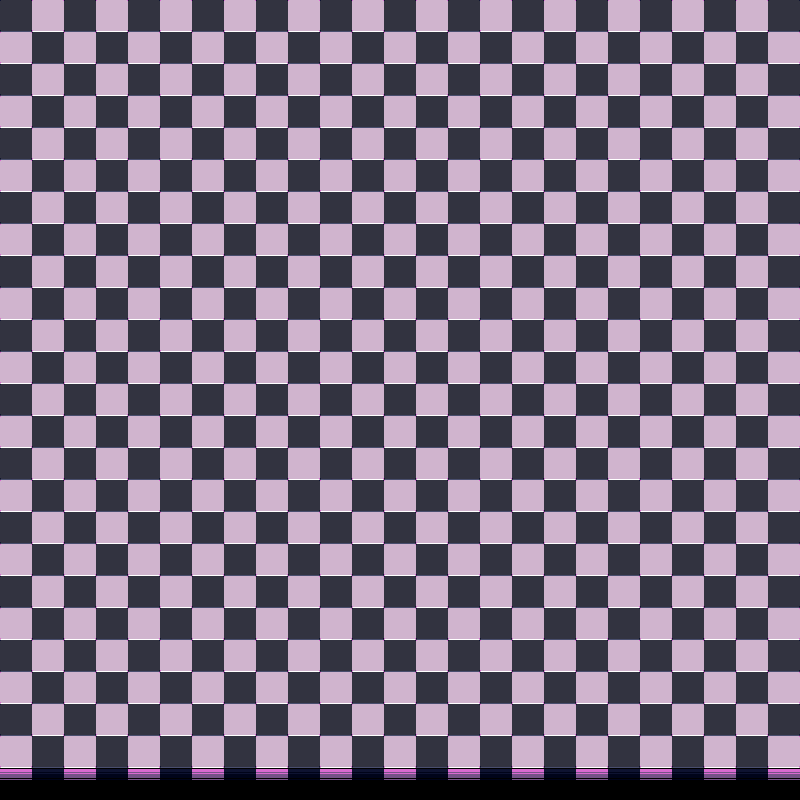

Rendered tile map (Tiled .tmx) drawn with the repository's tilesets; below, a short description and the full map source, tile grids included:
An orthogonal 50x50 tile map with 16x16 px tiles, 1 tile layer (Tile Layer 1).

<map version="1.5" tiledversion="1.7.0" orientation="orthogonal" renderorder="right-down" width="50" height="50" tilewidth="16" tileheight="16" infinite="0" nextlayerid="2" nextobjectid="1">
 <tileset firstgid="1" source="BB_Tileset.tsx" />
 <layer id="1" name="Tile Layer 1" width="50" height="50">
  <data encoding="csv">
5,6,3,4,5,6,3,4,5,6,3,4,5,6,3,4,5,6,3,4,5,6,3,4,5,6,3,4,5,6,3,4,5,6,3,4,5,6,3,4,5,6,3,4,5,6,3,4,5,6,
21,22,19,20,21,22,19,20,21,22,19,20,21,22,19,20,21,22,19,20,21,22,19,20,21,22,19,20,21,22,19,20,21,22,19,20,21,22,19,20,21,22,19,20,21,22,19,20,21,22,
3,4,5,6,3,4,5,6,3,4,5,6,3,4,5,6,3,4,5,6,3,4,5,6,3,4,5,6,3,4,5,6,3,4,5,6,3,4,5,6,3,4,5,6,3,4,5,6,3,4,
19,20,21,22,19,20,21,22,19,20,21,22,19,20,21,22,19,20,21,22,19,20,21,22,19,20,21,22,19,20,21,22,19,20,21,22,19,20,21,22,19,20,21,22,19,20,21,22,19,20,
5,6,3,4,5,6,3,4,5,6,3,4,5,6,3,4,5,6,3,4,5,6,3,4,5,6,3,4,5,6,3,4,5,6,3,4,5,6,3,4,5,6,3,4,5,6,3,4,5,6,
21,22,19,20,21,22,19,20,21,22,19,20,21,22,19,20,21,22,19,20,21,22,19,20,21,22,19,20,21,22,19,20,21,22,19,20,21,22,19,20,21,22,19,20,21,22,19,20,21,22,
3,4,5,6,3,4,5,6,3,4,5,6,3,4,5,6,3,4,5,6,3,4,5,6,3,4,5,6,3,4,5,6,3,4,5,6,3,4,5,6,3,4,5,6,3,4,5,6,3,4,
19,20,21,22,19,20,21,22,19,20,21,22,19,20,21,22,19,20,21,22,19,20,21,22,19,20,21,22,19,20,21,22,19,20,21,22,19,20,21,22,19,20,21,22,19,20,21,22,19,20,
5,6,3,4,5,6,3,4,5,6,3,4,5,6,3,4,5,6,3,4,5,6,3,4,5,6,3,4,5,6,3,4,5,6,3,4,5,6,3,4,5,6,3,4,5,6,3,4,5,6,
21,22,19,20,21,22,19,20,21,22,19,20,21,22,19,20,21,22,19,20,21,22,19,20,21,22,19,20,21,22,19,20,21,22,19,20,21,22,19,20,21,22,19,20,21,22,19,20,21,22,
3,4,5,6,3,4,5,6,3,4,5,6,3,4,5,6,3,4,5,6,3,4,5,6,3,4,5,6,3,4,5,6,3,4,5,6,3,4,5,6,3,4,5,6,3,4,5,6,3,4,
19,20,21,22,19,20,21,22,19,20,21,22,19,20,21,22,19,20,21,22,19,20,21,22,19,20,21,22,19,20,21,22,19,20,21,22,19,20,21,22,19,20,21,22,19,20,21,22,19,20,
5,6,3,4,5,6,3,4,5,6,3,4,5,6,3,4,5,6,3,4,5,6,3,4,5,6,3,4,5,6,3,4,5,6,3,4,5,6,3,4,5,6,3,4,5,6,3,4,5,6,
21,22,19,20,21,22,19,20,21,22,19,20,21,22,19,20,21,22,19,20,21,22,19,20,21,22,19,20,21,22,19,20,21,22,19,20,21,22,19,20,21,22,19,20,21,22,19,20,21,22,
3,4,5,6,3,4,5,6,3,4,5,6,3,4,5,6,3,4,5,6,3,4,5,6,3,4,5,6,3,4,5,6,3,4,5,6,3,4,5,6,3,4,5,6,3,4,5,6,3,4,
19,20,21,22,19,20,21,22,19,20,21,22,19,20,21,22,19,20,21,22,19,20,21,22,19,20,21,22,19,20,21,22,19,20,21,22,19,20,21,22,19,20,21,22,19,20,21,22,19,20,
5,6,3,4,5,6,3,4,5,6,3,4,5,6,3,4,5,6,3,4,5,6,3,4,5,6,3,4,5,6,3,4,5,6,3,4,5,6,3,4,5,6,3,4,5,6,3,4,5,6,
21,22,19,20,21,22,19,20,21,22,19,20,21,22,19,20,21,22,19,20,21,22,19,20,21,22,19,20,21,22,19,20,21,22,19,20,21,22,19,20,21,22,19,20,21,22,19,20,21,22,
3,4,5,6,3,4,5,6,3,4,5,6,3,4,5,6,3,4,5,6,3,4,5,6,3,4,5,6,3,4,5,6,3,4,5,6,3,4,5,6,3,4,5,6,3,4,5,6,3,4,
19,20,21,22,19,20,21,22,19,20,21,22,19,20,21,22,19,20,21,22,19,20,21,22,19,20,21,22,19,20,21,22,19,20,21,22,19,20,21,22,19,20,21,22,19,20,21,22,19,20,
5,6,3,4,5,6,3,4,5,6,3,4,5,6,3,4,5,6,3,4,5,6,3,4,5,6,3,4,5,6,3,4,5,6,3,4,5,6,3,4,5,6,3,4,5,6,3,4,5,6,
21,22,19,20,21,22,19,20,21,22,19,20,21,22,19,20,21,22,19,20,21,22,19,20,21,22,19,20,21,22,19,20,21,22,19,20,21,22,19,20,21,22,19,20,21,22,19,20,21,22,
3,4,5,6,3,4,5,6,3,4,5,6,3,4,5,6,3,4,5,6,3,4,5,6,3,4,5,6,3,4,5,6,3,4,5,6,3,4,5,6,3,4,5,6,3,4,5,6,3,4,
19,20,21,22,19,20,21,22,19,20,21,22,19,20,21,22,19,20,21,22,19,20,21,22,19,20,21,22,19,20,21,22,19,20,21,22,19,20,21,22,19,20,21,22,19,20,21,22,19,20,
5,6,3,4,5,6,3,4,5,6,3,4,5,6,3,4,5,6,3,4,5,6,3,4,5,6,3,4,5,6,3,4,5,6,3,4,5,6,3,4,5,6,3,4,5,6,3,4,5,6,
21,22,19,20,21,22,19,20,21,22,19,20,21,22,19,20,21,22,19,20,21,22,19,20,21,22,19,20,21,22,19,20,21,22,19,20,21,22,19,20,21,22,19,20,21,22,19,20,21,22,
3,4,5,6,3,4,5,6,3,4,5,6,3,4,5,6,3,4,5,6,3,4,5,6,3,4,5,6,3,4,5,6,3,4,5,6,3,4,5,6,3,4,5,6,3,4,5,6,3,4,
19,20,21,22,19,20,21,22,19,20,21,22,19,20,21,22,19,20,21,22,19,20,21,22,19,20,21,22,19,20,21,22,19,20,21,22,19,20,21,22,19,20,21,22,19,20,21,22,19,20,
5,6,3,4,5,6,3,4,5,6,3,4,5,6,3,4,5,6,3,4,5,6,3,4,5,6,3,4,5,6,3,4,5,6,3,4,5,6,3,4,5,6,3,4,5,6,3,4,5,6,
21,22,19,20,21,22,19,20,21,22,19,20,21,22,19,20,21,22,19,20,21,22,19,20,21,22,19,20,21,22,19,20,21,22,19,20,21,22,19,20,21,22,19,20,21,22,19,20,21,22,
3,4,5,6,3,4,5,6,3,4,5,6,3,4,5,6,3,4,5,6,3,4,5,6,3,4,5,6,3,4,5,6,3,4,5,6,3,4,5,6,3,4,5,6,3,4,5,6,3,4,
19,20,21,22,19,20,21,22,19,20,21,22,19,20,21,22,19,20,21,22,19,20,21,22,19,20,21,22,19,20,21,22,19,20,21,22,19,20,21,22,19,20,21,22,19,20,21,22,19,20,
5,6,3,4,5,6,3,4,5,6,3,4,5,6,3,4,5,6,3,4,5,6,3,4,5,6,3,4,5,6,3,4,5,6,3,4,5,6,3,4,5,6,3,4,5,6,3,4,5,6,
21,22,19,20,21,22,19,20,21,22,19,20,21,22,19,20,21,22,19,20,21,22,19,20,21,22,19,20,21,22,19,20,21,22,19,20,21,22,19,20,21,22,19,20,21,22,19,20,21,22,
3,4,5,6,3,4,5,6,3,4,5,6,3,4,5,6,3,4,5,6,3,4,5,6,3,4,5,6,3,4,5,6,3,4,5,6,3,4,5,6,3,4,5,6,3,4,5,6,3,4,
19,20,21,22,19,20,21,22,19,20,21,22,19,20,21,22,19,20,21,22,19,20,21,22,19,20,21,22,19,20,21,22,19,20,21,22,19,20,21,22,19,20,21,22,19,20,21,22,19,20,
5,6,3,4,5,6,3,4,5,6,3,4,5,6,3,4,5,6,3,4,5,6,3,4,5,6,3,4,5,6,3,4,5,6,3,4,5,6,3,4,5,6,3,4,5,6,3,4,5,6,
21,22,19,20,21,22,19,20,21,22,19,20,21,22,19,20,21,22,19,20,21,22,19,20,21,22,19,20,21,22,19,20,21,22,19,20,21,22,19,20,21,22,19,20,21,22,19,20,21,22,
3,4,5,6,3,4,5,6,3,4,5,6,3,4,5,6,3,4,5,6,3,4,5,6,3,4,5,6,3,4,5,6,3,4,5,6,3,4,5,6,3,4,5,6,3,4,5,6,3,4,
19,20,21,22,19,20,21,22,19,20,21,22,19,20,21,22,19,20,21,22,19,20,21,22,19,20,21,22,19,20,21,22,19,20,21,22,19,20,21,22,19,20,21,22,19,20,21,22,19,20,
5,6,3,4,5,6,3,4,5,6,3,4,5,6,3,4,5,6,3,4,5,6,3,4,5,6,3,4,5,6,3,4,5,6,3,4,5,6,3,4,5,6,3,4,5,6,3,4,5,6,
21,22,19,20,21,22,19,20,21,22,19,20,21,22,19,20,21,22,19,20,21,22,19,20,21,22,19,20,21,22,19,20,21,22,19,20,21,22,19,20,21,22,19,20,21,22,19,20,21,22,
3,4,5,6,3,4,5,6,3,4,5,6,3,4,5,6,3,4,5,6,3,4,5,6,3,4,5,6,3,4,5,6,3,4,5,6,3,4,5,6,3,4,5,6,3,4,5,6,3,4,
19,20,21,22,19,20,21,22,19,20,21,22,19,20,21,22,19,20,21,22,19,20,21,22,19,20,21,22,19,20,21,22,19,20,21,22,19,20,21,22,19,20,21,22,19,20,21,22,19,20,
5,6,3,4,5,6,3,4,5,6,3,4,5,6,3,4,5,6,3,4,5,6,3,4,5,6,3,4,5,6,3,4,5,6,3,4,5,6,3,4,5,6,3,4,5,6,3,4,5,6,
21,22,19,20,21,22,19,20,21,22,19,20,21,22,19,20,21,22,19,20,21,22,19,20,21,22,19,20,21,22,19,20,21,22,19,20,21,22,19,20,21,22,19,20,21,22,19,20,21,22,
3,4,5,6,3,4,5,6,3,4,5,6,3,4,5,6,3,4,5,6,3,4,5,6,3,4,5,6,3,4,5,6,3,4,5,6,3,4,5,6,3,4,5,6,3,4,5,6,3,4,
19,20,21,22,19,20,21,22,19,20,21,22,19,20,21,22,19,20,21,22,19,20,21,22,19,20,21,22,19,20,21,22,19,20,21,22,19,20,21,22,19,20,21,22,19,20,21,22,19,20,
35,36,37,38,35,36,37,38,35,36,37,38,35,36,37,38,35,36,37,38,35,36,37,38,35,36,37,38,35,36,37,38,35,36,37,38,35,36,37,38,35,36,37,38,35,36,37,38,35,36,
0,0,0,0,0,0,0,0,0,0,0,0,0,0,0,0,0,0,0,0,0,0,0,0,0,0,0,0,0,0,0,0,0,0,0,0,0,0,0,0,0,0,0,0,0,0,0,0,0,0
</data>
 </layer>
</map>